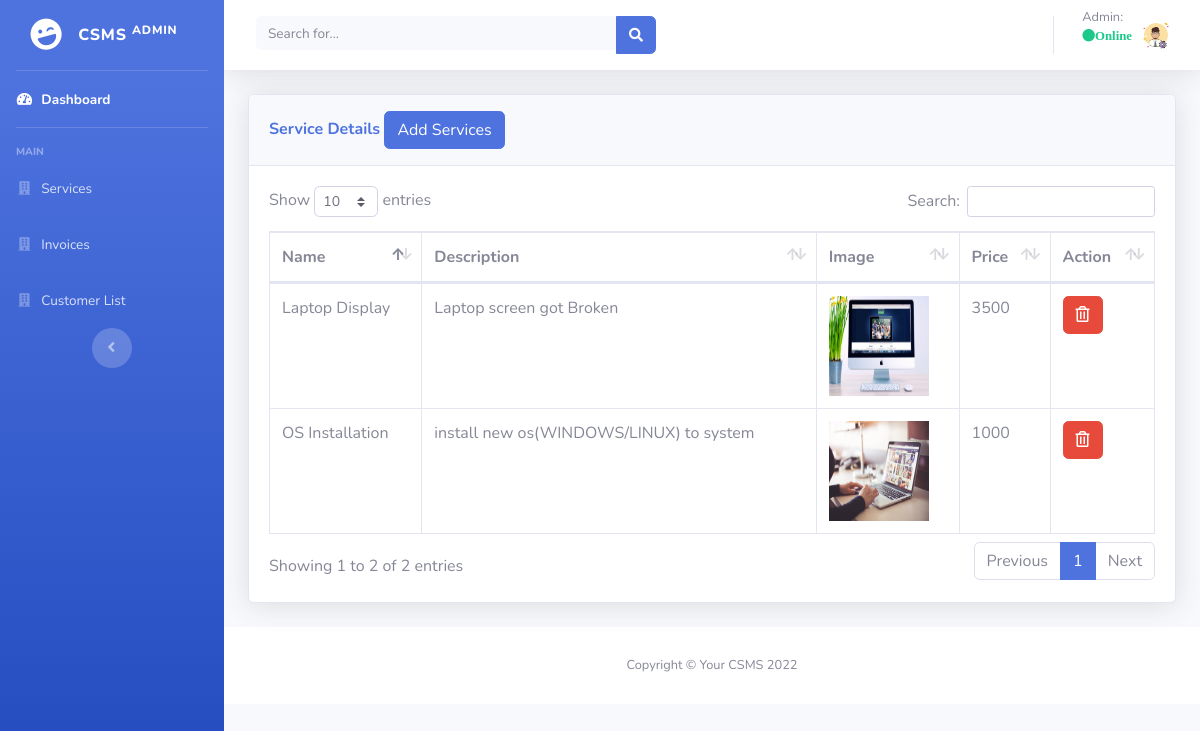
The app's page /admin/service.php with its own data.
### tables this page shows
CREATE TABLE `services` (
  `ser_id` int(20) NOT NULL,
  `ser_name` varchar(30) NOT NULL,
  `ser_description` varchar(200) NOT NULL,
  `ser_image` varchar(50) NOT NULL,
  `ser_price` int(20) NOT NULL
);

### admin/service.php (the view, shortened to what this page needs)
<?php
include('dbconnection.php');
include('includes/header.php');
include('includes/navbar.php');
?>
<div class="container-fluid">
<div class="card shadow mb-4">
  <div class="card-header py-3">
    <h6 class="m-0 font-weight-bold text-primary">Service Details
            <button type="button" class="btn btn-primary" data-toggle="modal" data-target="#addps">
              Add Services
            </button>
    </h6>
  </div>
  <div class="card-body">
  <div class="table-responsive">
      <?php
$serv="SELECT * FROM services";
$serv_run=mysqli_query($conn,$serv);
if (mysqli_num_rows($serv_run)>0)
 { ?>
      <table class="table table-bordered" id="dataTable" width="100%" cellspacing="0">
        <thead>
          <tr>
            <th> Name </th>
            <th>Description </th>
            <th>Image </th>
            <th>Price </th>
            <th>Action </th>
          </tr>
        </thead>
        <tbody>
          <?php
       while ($row_serv=mysqli_fetch_assoc($serv_run))
  { ?>
   <tr>
            <td><?php echo $row_serv['ser_name'] ?></td>
            <td><?php echo $row_serv['ser_description'] ?></td>
            <td> <?php echo '<img src="serviceimages/'.$row_serv['ser_image'].'" width="100px;" height="100px;" alt="Image">' ?></td>
           <td> <?php echo $row_serv['ser_price'] ?> </td>
            <td>
          <form action="" method="POST" class="d-inline"><input type="hidden" name="id" value=""><button type="submit" class="btn btn-danger" name="delete" value="Delete"><i class="far fa-trash-alt"></i></button></form>
            </td>
          </tr>
       <?php
  }
  ?>
        </tbody>
      </table>
 <?php
}
else
  {
    echo "No record found";
  }
?>
    </div>
  </div>
</div>
</div>
<?php
include('includes/footer.php');
?>

### admin/includes/header.php (shortened to what this page needs)
<!DOCTYPE html>
<html lang="en">
<head>
  <link href="vendor/fontawesome-free/css/all.min.css" rel="stylesheet" type="text/css">
  <link href="css/sb-admin-2.min.css" rel="stylesheet">
<link href="vendor/datatables/dataTables.bootstrap4.css" rel="stylesheet">
</head>
<body id="page-top">
  <div id="wrapper">

### admin/includes/navbar.php (shortened to what this page needs)
   <ul class="navbar-nav bg-gradient-primary sidebar sidebar-dark accordion" id="accordionSidebar">
<a class="sidebar-brand d-flex align-items-center justify-content-center" href="index.php">
  <div class="sidebar-brand-icon rotate-n-15">
    <i class="fas fa-laugh-wink"></i>
  </div>
  <div class="sidebar-brand-text mx-3">CSMS <sup>ADMIN</sup></div>
</a>
<hr class="sidebar-divider my-0">
<li class="nav-item active">
  <a class="nav-link" href="index.php">
    <i class="fas fa-fw fa-tachometer-alt"></i>
    <span>Dashboard</span></a>
</li>
<hr class="sidebar-divider">
<div class="sidebar-heading">
  MAIN
</div>
<li class="nav-item">
<a class="nav-link" href="service.php">
    <i class="fas fa-fw fa-building"></i>
    <span>Services</span>
  </a>
</li>
<li class="nav-item">
<a class="nav-link" href="customer.php">
    <i class="fas fa-fw fa-building"></i>
    <span>Invoices</span>
  </a>
</li>
<li class="nav-item">
<a class="nav-link" href="#">
    <i class="fas fa-fw fa-building"></i>
    <span>Customer List</span>
  </a>
</li>
<div class="text-center d-none d-md-inline">
  <button class="rounded-circle border-0" id="sidebarToggle"></button>
</div>
</ul>
    <div id="content-wrapper" class="d-flex flex-column">
      <div id="content">
        <nav class="navbar navbar-expand navbar-light bg-white topbar mb-4 static-top shadow">
          <form class="d-none d-sm-inline-block form-inline mr-auto ml-md-3 my-2 my-md-0 mw-100 navbar-search">
            <div class="input-group">
              <input type="text" class="form-control bg-light border-0 small" placeholder="Search for..." aria-label="Search" aria-describedby="basic-addon2">
              <div class="input-group-append">
                <button class="btn btn-primary" type="button">
                  <i class="fas fa-search fa-sm"></i>
                </button>
              </div>
            </div>
          </form>
          <ul class="navbar-nav ml-auto">
            <li class="nav-item dropdown no-arrow">
              <a class="nav-link dropdown-toggle" href="#" id="userDropdown" role="button" data-toggle="dropdown" aria-haspopup="true" aria-expanded="false">
               <span class="mr-2 d-none d-lg-inline text-gray-600 small">
                <p> Admin:
               <br>
               <i class="fas fa-circle text-success">Online</i>
                  </p>
                </span>
                 <img class="img-profile rounded-circle" src="upload/admin.png" height="100" width="100">
              </a>
            </li>
          </ul>
        </nav>

### admin/includes/footer.php
      <footer class="sticky-footer bg-white">
        <div class="container my-auto">
          <div class="copyright text-center my-auto">
            <span>Copyright &copy; Your CSMS 2022</span>
          </div>
        </div>
      </footer>
      </div>
      </div>
    </div>
</body>
</html>

### records on screen
services: ser_name "Laptop Display", ser_description "Laptop screen got Broken", ser_image (picture), ser_price "3500"
services: ser_name "OS Installation", ser_description "install new os(WINDOWS/LINUX) to system", ser_image (picture), ser_price "1000"
